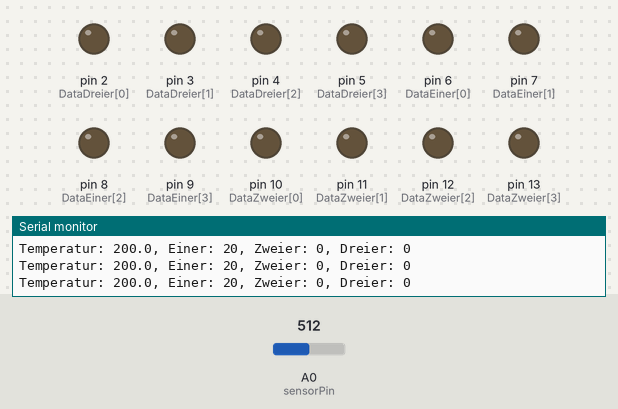
This sketch was run on a simulated Arduino Uno, built with avr-gcc and run on an emulated ATmega328P. On the bench: output pins drawn as LEDs (lit = HIGH), the last lines printed to the serial monitor. The inputs (shaded band) are chosen by the test bench; at power-on: A0 (sensorPin) = 512.

Above: at 1.2 s.
1.3 s: A0 (sensorPin) set to 306
At 2.5 s:
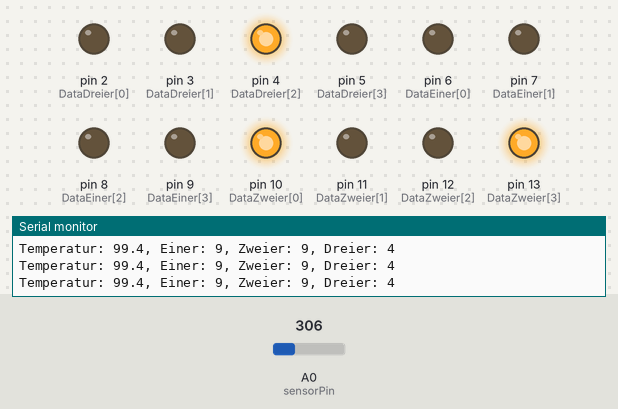
2.8 s: A0 (sensorPin) set to 122
At 4.0 s:
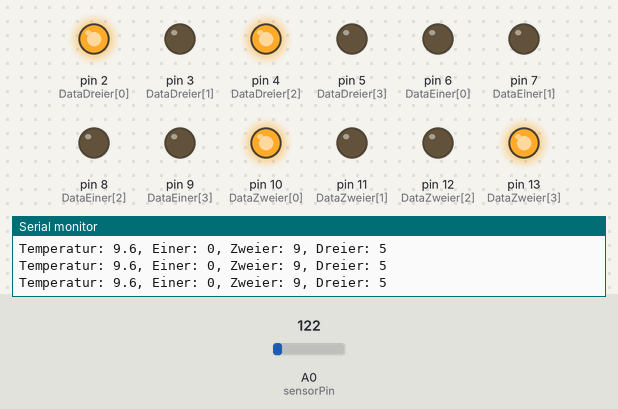
4.3 s: A0 (sensorPin) set to 716
At 4.7 s:
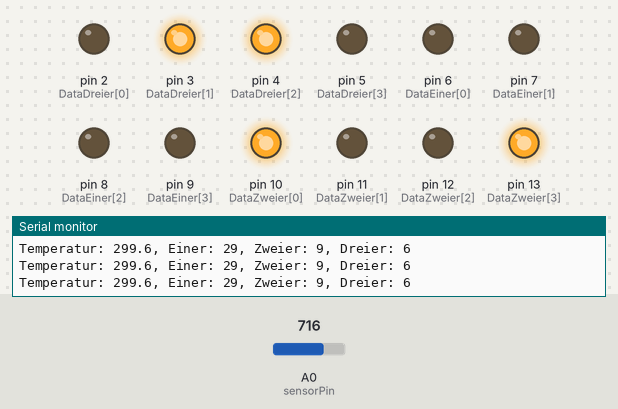
5.8 s: A0 (sensorPin) set to 900
At 6.3 s:
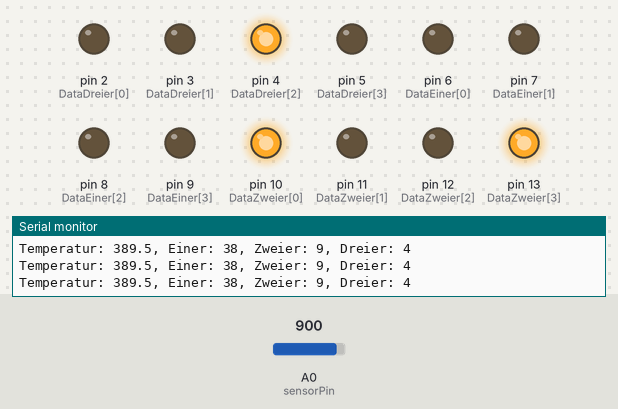
8.8 s: A0 (sensorPin) set to 1023
At 10.1 s:
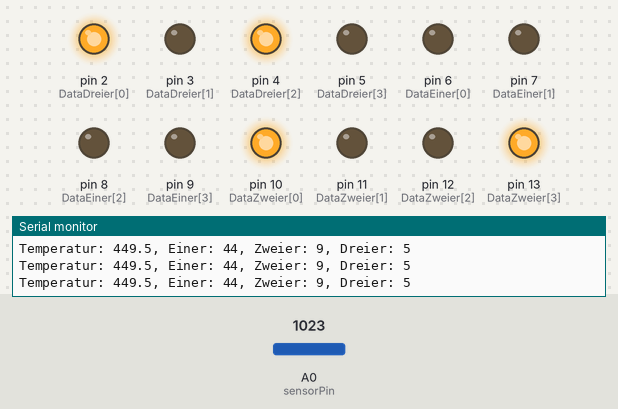
Timing chart, 0 to 11.3 s (numbered marks = the images above; inputs shaded):
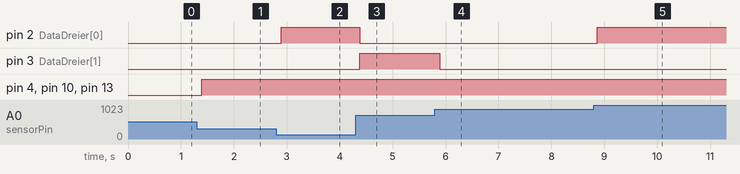

The sketch:

Temperatur_Anzeigen.ino
```cpp
#define Zeit 50

int sensorPin = A0;
int DataEiner[4] =  {6,7,8,9};
int DataZweier[4] = {10,11,12,13};
int DataDreier[4] = {2,3,4,5};

void setup(){

             for(int index = 0; index <= 3; index++){
                 pinMode(DataEiner[index],OUTPUT);
                 }
             for(int index1 = 0; index1 <= 3; index1++){
                 pinMode(DataZweier[index1],OUTPUT);
                 }
             for(int index2 = 0; index2 <= 3; index2++){
                 pinMode(DataDreier[index2],OUTPUT);
                 }

Serial.begin(9600);

}

void loop(){

  int sensorVal = analogRead(sensorPin);
  float voltage = (sensorVal/1024.0)*5;

Serial.print("Temperatur: ");

 float temperature = (voltage - .5)*100;

// Berechnungen

 int Einer = temperature / 10;
 int Zweier1 = temperature;
 int Zweier = Zweier1 %10;
 int Dreier1 = temperature*10;
 int Dreier = Dreier1 %10;

Serial.print(temperature,1);
Serial.print(", Einer: ");
Serial.print(Einer);
Serial.print(", Zweier: ");
Serial.print(Zweier);
Serial.print(", Dreier: ");
Serial.println(Dreier);


  switch (Einer){
                 case 0:
                        digitalWrite(DataEiner[0],LOW);
                        digitalWrite(DataEiner[1],LOW);
                        digitalWrite(DataEiner[2],LOW);
                        digitalWrite(DataEiner[3],LOW);
                        break;

                 case 1:
                        digitalWrite(DataEiner[0],HIGH);
                        digitalWrite(DataEiner[1],LOW);
                        digitalWrite(DataEiner[2],LOW);
                        digitalWrite(DataEiner[3],LOW);
                        break;

                 case 2:
                        digitalWrite(DataEiner[0],LOW);
                        digitalWrite(DataEiner[1],HIGH);
                        digitalWrite(DataEiner[2],LOW);
                        digitalWrite(DataEiner[3],LOW);
                        break;

                 case 3:
                        digitalWrite(DataEiner[0],HIGH);
                        digitalWrite(DataEiner[1],HIGH);
                        digitalWrite(DataEiner[2],LOW);
                        digitalWrite(DataEiner[3],LOW);
                        break;

                 case 4:
                        digitalWrite(DataEiner[0],LOW);
                        digitalWrite(DataEiner[1],LOW);
                        digitalWrite(DataEiner[2],HIGH);
                        digitalWrite(DataEiner[3],LOW);
                        break;
               }

switch (Zweier){
                 case 0:
                        digitalWrite(DataZweier[0],LOW);
                        digitalWrite(DataZweier[1],LOW);
                        digitalWrite(DataZweier[2],LOW);
                        digitalWrite(DataZweier[3],LOW);
                        break;

                 case 1:
                        digitalWrite(DataZweier[0],HIGH);
                        digitalWrite(DataZweier[1],LOW);
                        digitalWrite(DataZweier[2],LOW);
                        digitalWrite(DataZweier[3],LOW);
                        break;

                 case 2:
                        digitalWrite(DataZweier[0],LOW);
                        digitalWrite(DataZweier[1],HIGH);
                        digitalWrite(DataZweier[2],LOW);
                        digitalWrite(DataZweier[3],LOW);
                        break;

                 case 3:
                        digitalWrite(DataZweier[0],HIGH);
                        digitalWrite(DataZweier[1],HIGH);
                        digitalWrite(DataZweier[2],LOW);
                        digitalWrite(DataZweier[3],LOW);
                        break;

                 case 4:
                        digitalWrite(DataZweier[0],LOW);
                        digitalWrite(DataZweier[1],LOW);
                        digitalWrite(DataZweier[2],HIGH);
                        digitalWrite(DataZweier[3],LOW);
                        break;

                 case 5:
                        digitalWrite(DataZweier[0],HIGH);
                        digitalWrite(DataZweier[1],LOW);
                        digitalWrite(DataZweier[2],HIGH);
                        digitalWrite(DataZweier[3],LOW);
                        break;

                 case 6:
                        digitalWrite(DataZweier[0],LOW);
                        digitalWrite(DataZweier[1],HIGH);
                        digitalWrite(DataZweier[2],HIGH);
                        digitalWrite(DataZweier[3],LOW);
                        break;

                 case 7:
                        digitalWrite(DataZweier[0],HIGH);
                        digitalWrite(DataZweier[1],HIGH);
                        digitalWrite(DataZweier[2],HIGH);
                        digitalWrite(DataZweier[3],LOW);
                        break;

                 case 8:
                        digitalWrite(DataZweier[0],LOW);
                        digitalWrite(DataZweier[1],LOW);
                        digitalWrite(DataZweier[2],LOW);
                        digitalWrite(DataZweier[3],HIGH);
                        break;

                 case 9:
                        digitalWrite(DataZweier[0],HIGH);
                        digitalWrite(DataZweier[1],LOW);
                        digitalWrite(DataZweier[2],LOW);
                        digitalWrite(DataZweier[3],HIGH);
                        break;

               }

switch (Dreier){
                 case 0:
                        digitalWrite(DataDreier[0],LOW);
                        digitalWrite(DataDreier[1],LOW);
                        digitalWrite(DataDreier[2],LOW);
                        digitalWrite(DataDreier[3],LOW);
                        break;

                 case 1:
                        digitalWrite(DataDreier[0],HIGH);
                        digitalWrite(DataDreier[1],LOW);
                        digitalWrite(DataDreier[2],LOW);
                        digitalWrite(DataDreier[3],LOW);
                        break;

                 case 2:
                        digitalWrite(DataDreier[0],LOW);
                        digitalWrite(DataDreier[1],HIGH);
                        digitalWrite(DataDreier[2],LOW);
                        digitalWrite(DataDreier[3],LOW);
                        break;

                 case 3:
                        digitalWrite(DataDreier[0],HIGH);
                        digitalWrite(DataDreier[1],HIGH);
                        digitalWrite(DataDreier[2],LOW);
                        digitalWrite(DataDreier[3],LOW);
                        break;

                 case 4:
                        digitalWrite(DataDreier[0],LOW);
                        digitalWrite(DataDreier[1],LOW);
                        digitalWrite(DataDreier[2],HIGH);
                        digitalWrite(DataDreier[3],LOW);
                        break;

                 case 5:
                        digitalWrite(DataDreier[0],HIGH);
                        digitalWrite(DataDreier[1],LOW);
                        digitalWrite(DataDreier[2],HIGH);
                        digitalWrite(DataDreier[3],LOW);
                        break;

                 case 6:
                        digitalWrite(DataDreier[0],LOW);
                        digitalWrite(DataDreier[1],HIGH);
                        digitalWrite(DataDreier[2],HIGH);
                        digitalWrite(DataDreier[3],LOW);
                        break;

                 case 7:
                        digitalWrite(DataDreier[0],HIGH);
                        digitalWrite(DataDreier[1],HIGH);
                        digitalWrite(DataDreier[2],HIGH);
                        digitalWrite(DataDreier[3],LOW);
                        break;

                 case 8:
                        digitalWrite(DataDreier[0],LOW);
                        digitalWrite(DataDreier[1],LOW);
                        digitalWrite(DataDreier[2],LOW);
                        digitalWrite(DataDreier[3],HIGH);
                        break;

                 case 9:
                        digitalWrite(DataDreier[0],HIGH);
                        digitalWrite(DataDreier[1],LOW);
                        digitalWrite(DataDreier[2],LOW);
                        digitalWrite(DataDreier[3],HIGH);
                        break;

               }
}
```

Measured:
- after the input at 1.3 s, pin 4 (DataDreier[2]), pin 10 (DataZweier[0]), pin 13 (DataZweier[3]): LOW → HIGH after 0.09 s
- after the input at 2.8 s, pin 2 (DataDreier[0]): LOW → HIGH after 0.10 s
- after the input at 4.3 s, pin 2 (DataDreier[0]): HIGH → LOW after 0.08 s; pin 3 (DataDreier[1]): LOW → HIGH after 0.08 s
- after the input at 5.8 s, pin 3 (DataDreier[1]): HIGH → LOW after 0.09 s
- after the input at 8.8 s, pin 2 (DataDreier[0]): LOW → HIGH after 0.07 s
